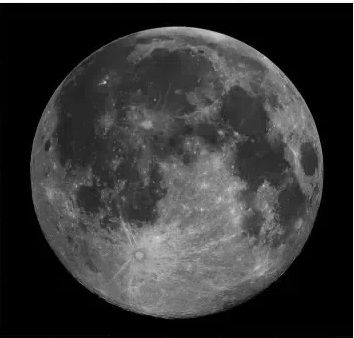
#> input picture Mentor Meeting/Image Processing OpenCV/edge_canny_harris/Moon.jpeg, 354 x 338 px
$ python canny_edge_detection.py
#> lines starting #> are read from the running program, lines starting #| are printed output that depends on the picture
import cv2
import matplotlib.pyplot as plt
import os

# Load the image
image_path = "Moon.jpeg"
if not os.path.exists(image_path):
    image_path = "moon.jpeg"
if not os.path.exists(image_path):
    image_path = "/content/Moon.jpeg"

image = cv2.imread(image_path, cv2.IMREAD_GRAYSCALE)
#> image is the input picture: shape (338, 354); min 0, max 255, mean 54.1
if image is None:
    raise FileNotFoundError(f"Could not load image from {image_path}. Put Moon.jpeg in this folder or update image_path.")

# Apply Canny edge detector
edges = cv2.Canny(image, 100, 200)
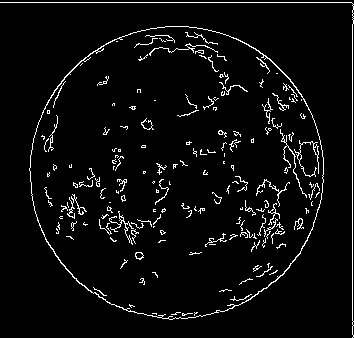
#> edges: shape (338, 354); 4.6% white in thin lines or dots

# Display the original image and the edges
plt.figure(figsize=(10, 5))
plt.subplot(1, 2, 1)
plt.title('Original Image')
plt.imshow(image, cmap='gray')
plt.subplot(1, 2, 2)
plt.title('Edges')
plt.imshow(edges, cmap='gray')
plt.show()
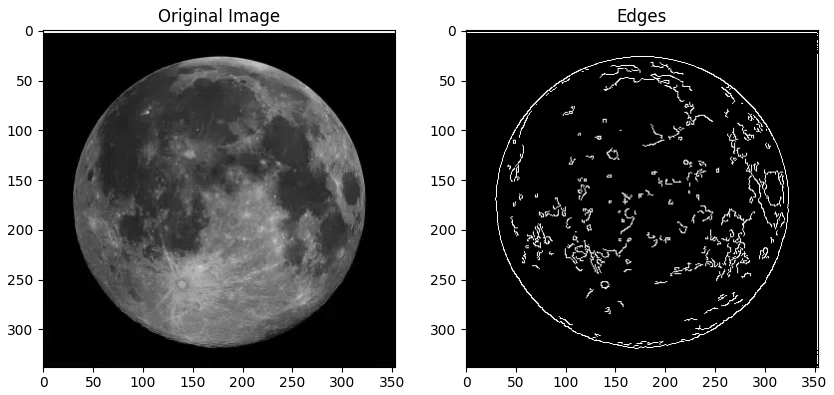
#> figure drawn by matplotlib, 2 panels

$ run again, with Mentor Meeting/Image Processing OpenCV/edge_canny_harris/Building.jpeg copied over Mentor Meeting/Image Processing OpenCV/edge_canny_harris/Moon.jpeg
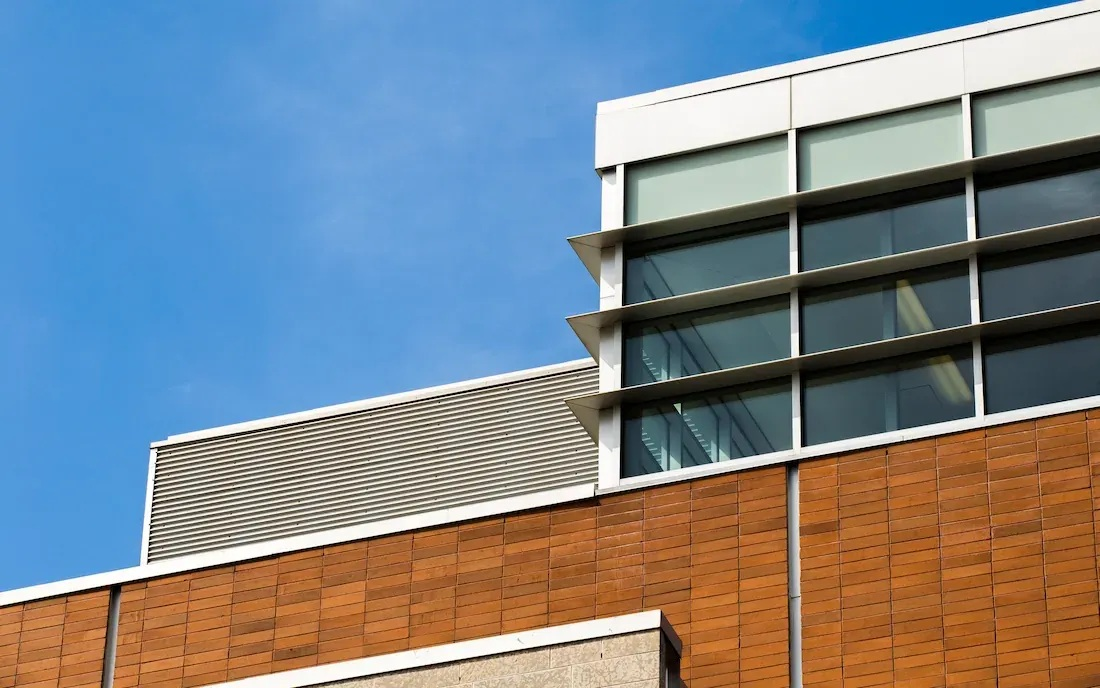
#> input picture Mentor Meeting/Image Processing OpenCV/edge_canny_harris/Building.jpeg, 1100 x 688 px
#> `edges = cv2.Canny(image, 100, 200)`:
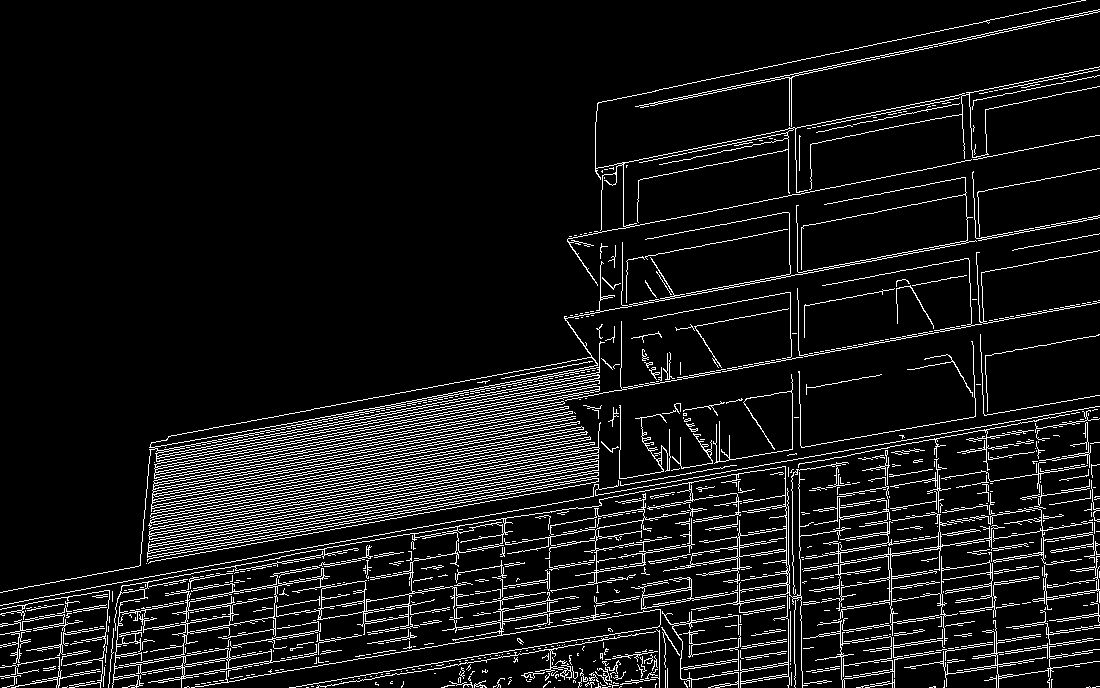
#> edges: shape (688, 1100); 8.2% white in thin lines or dots
#> `plt.show()`:
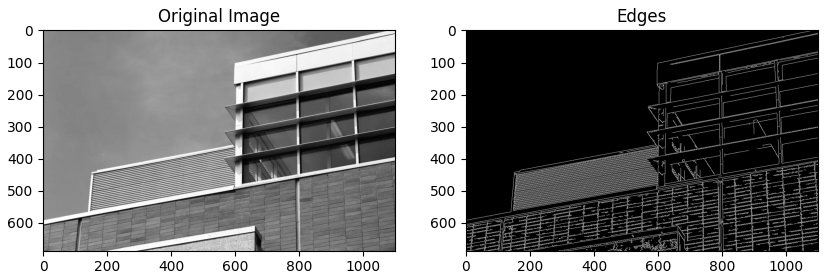
#> figure drawn by matplotlib, 2 panels
